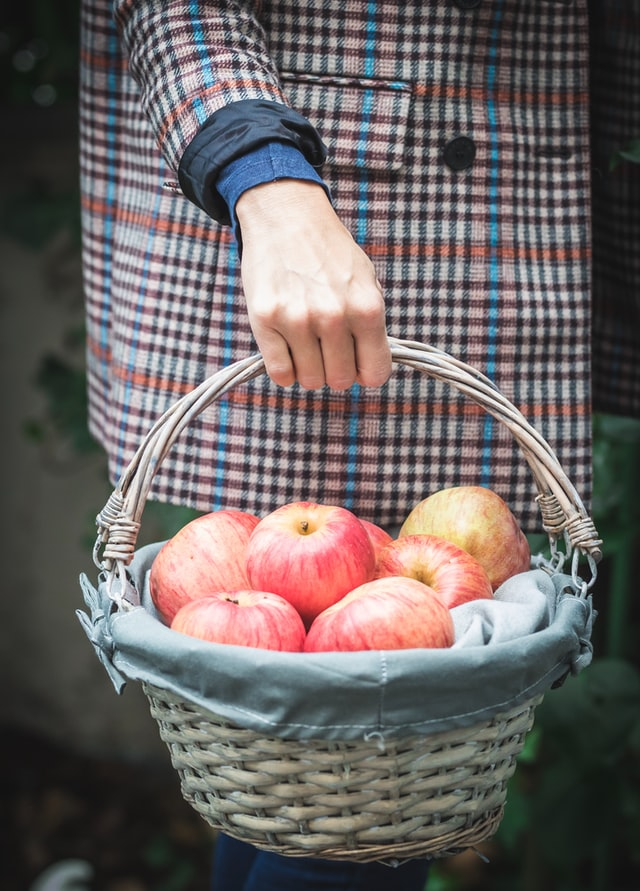
#> input picture recitation3/apples.jpg, 640 x 891 px
$ jupyter execute rotation.ipynb
#> lines starting #> are read from the running program, lines starting #| are printed output that depends on the picture
## Load libraries

[cell 1]
import numpy as np
from skimage.io import imread, imsave
import matplotlib.pyplot as plt

## Load image

[cell 2]
# Load an image
img = np.float32(imread('apples.jpg'))/255.
plt.imshow(img)

## Simplest method to rotate an image by 90 deg clockwise

[cell 3]
plt.figure(figsize=(16, 8))
plt.subplot(1, 4, 1)
plt.imshow(img)
plt.title('0 degs')

plt.subplot(1, 4, 2)
plt.imshow(img[::-1, :].swapaxes(0, 1))
plt.title('90 degs')


plt.subplot(1, 4, 3)
plt.imshow(img[::-1, ::-1])
plt.title('180 degs')


plt.subplot(1, 4, 4)
plt.imshow(img[:, ::-1].swapaxes(0, 1))
plt.title('270 degs')
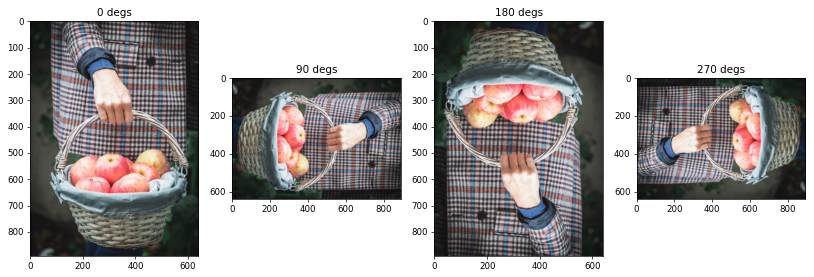
#> figure drawn by matplotlib, 4 panels

## Rotate function

[cell 4]
def rotate(img, theta):
    H, W = img.shape
    center_x, center_y = (W-1)//2, (H-1)//2

    out = np.zeros([H, W])

    # Map indices of output image back to the indices of original image
    y, x = np.meshgrid(range(H), range(W), indexing='ij')
    print(x.shape)

    src_x =  (x - center_x) * np.cos(theta) + (y - center_y) * np.sin(theta) + center_x
    src_y = -(x - center_x) * np.sin(theta) + (y - center_y) * np.cos(theta) + center_y

#     cond1 = np.logical_and(src_x>0, src_y>0)
#     cond2 = np.logical_and(src_x<W-1, src_y<H-1)
#     cond = np.logical_and(cond1, cond2)
    cond = (src_x > 0) * (src_x < W - 1) * (src_y > 0) * (src_y < H - 1)
    src_x, src_y = src_x[cond], src_y[cond]
    x, y = x[cond], y[cond]

    # Bilinear iterplotation
    src_xf, src_yf = np.int32(np.floor(src_x)), np.int32(np.floor(src_y))
    src_xc, src_yc = src_xf+1, src_yf+1
#     src_xc, src_yc = np.int32(np.ceil(src_x)), np.int32(np.ceil(src_y))
    out[y, x] = (src_y-src_yf) * (src_x-src_xf)* img[src_yc,src_xc] + (src_yc-src_y) * (src_xc-src_x)* img[src_yf,src_xf]
    out[y, x] += (src_y-src_yf) * (src_xc-src_x)* img[src_yc,src_xf] + (src_yc-src_y) * (src_x-src_xf)* img[src_yf,src_xc]

    return out

## Rotation by 60 degrees

[cell 5]
H, W, c = img.shape
#> H = 891; W = 640; c = 3
img_rot_60 = np.zeros_like(img)
for c in range(3):
    img_rot_60[:, :, c] = rotate(img[:, :, c], np.pi/3)
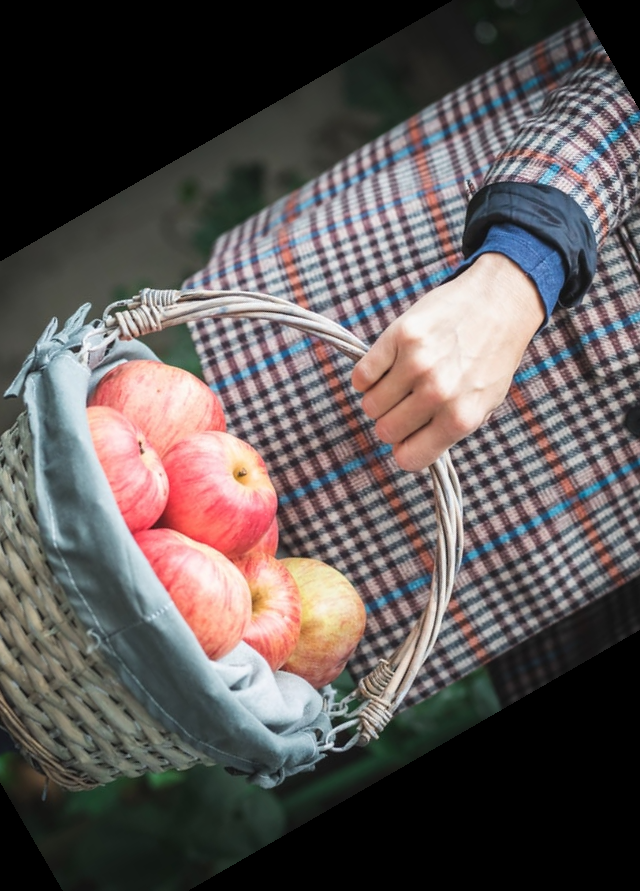
#> img_rot_60: shape (891, 640, 3) float32; mean R, G, B 0.369, 0.342, 0.338
plt.imshow(img_rot_60)
plt.title('Rotate by 60 degs CW')

[cell 6]
plt.figure(figsize=(16, 8))
angles = np.arange(0., 2*np.pi, np.pi/4)
for idx, angle in enumerate(angles):
    img_rot = np.zeros_like(img)
    for c in range(3):
        img_rot[:, :, c] = rotate(img[:, :, c], angle)
    plt.subplot(1, len(angles), idx + 1)
    plt.imshow(img_rot)
    plt.title(str(round(angle * 180. / np.pi)))
    plt.xticks([]); plt.yticks([])
#> this loop made 8 passes
#> pass 1, in rotate (call 5), `src_x =  (x - center_x) * np.cos(theta) + (y - center_y) * np.sin(thet..`:
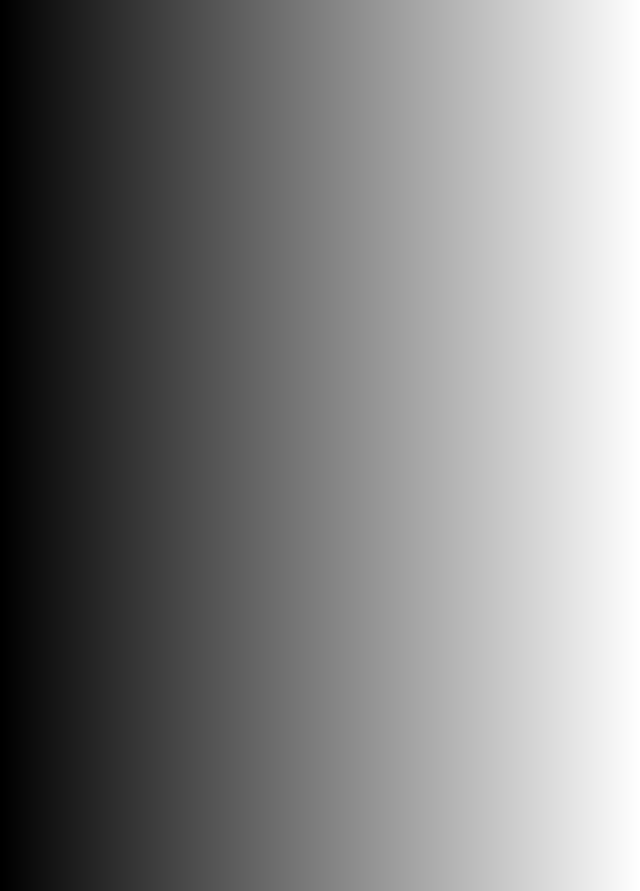
#> src_x: shape (891, 640) float64; min 0, max 639, mean 319.5; drawn with min black and max white
#> pass 1, in rotate (call 5), `src_y = -(x - center_x) * np.sin(theta) + (y - center_y) * np.cos(thet..`:
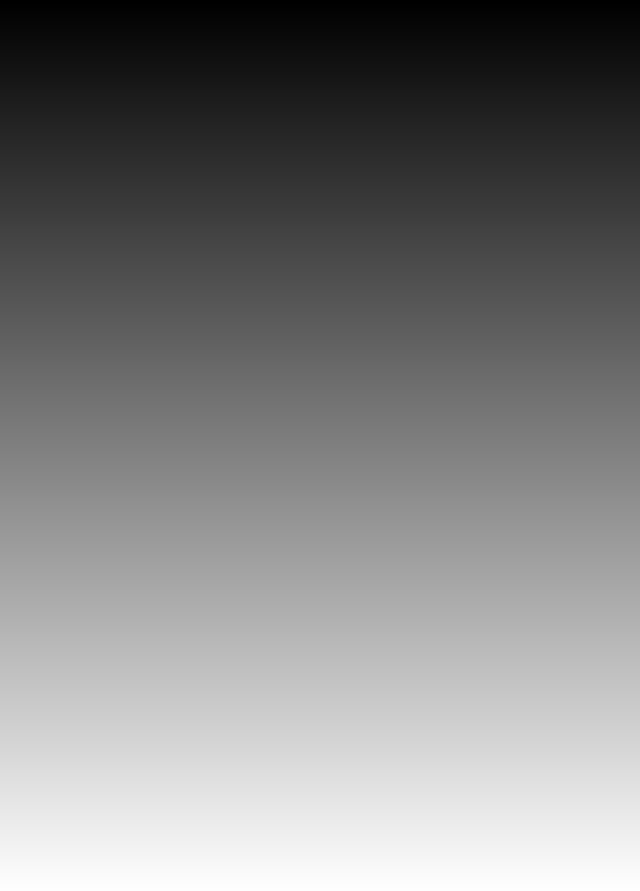
#> src_y: shape (891, 640) float64; min 0, max 890, mean 445; drawn with min black and max white
#> pass 1, in rotate (call 5), `cond = (src_x > 0) * (src_x < W - 1) * (src_y > 0) * (src_y < H - 1)`:
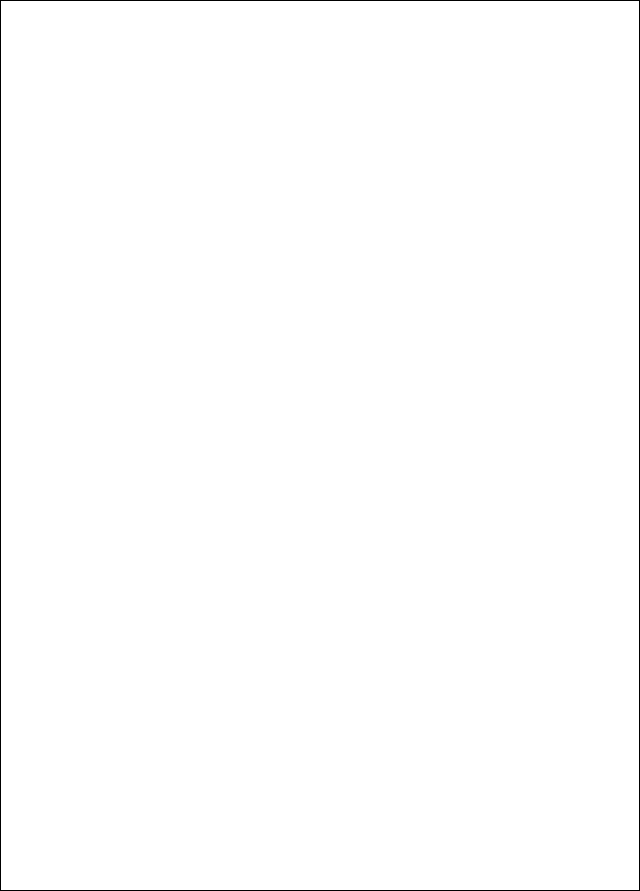
#> cond: shape (891, 640) bool; 99.5% white; black in thin lines or dots
#> pass 2, in rotate (call 8), `src_x =  (x - center_x) * np.cos(theta) + (y - center_y) * np.sin(thet..`:
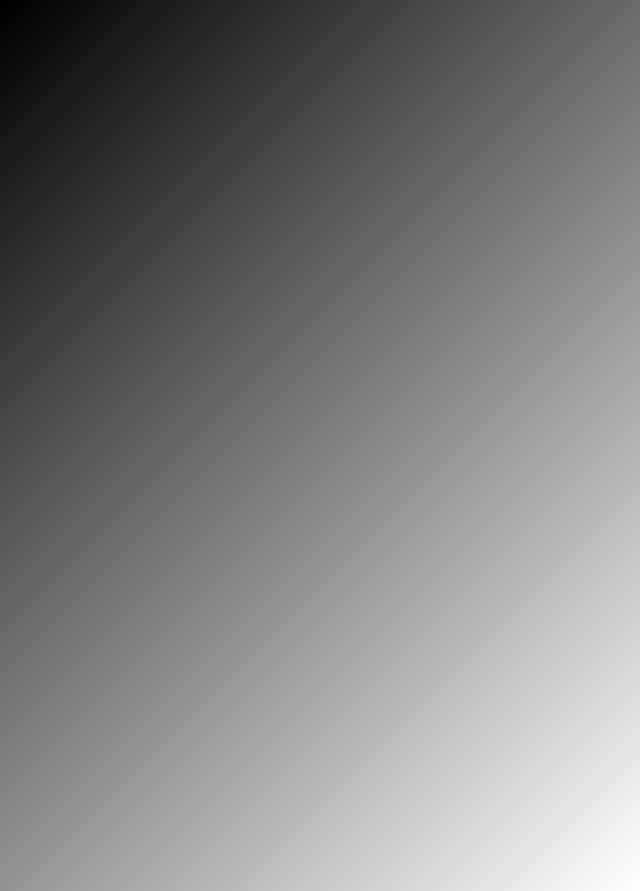
#> src_x: shape (891, 640) float64; min -221.2, max 859.9, mean 319.4; drawn with min black and max white
#> after the loop:
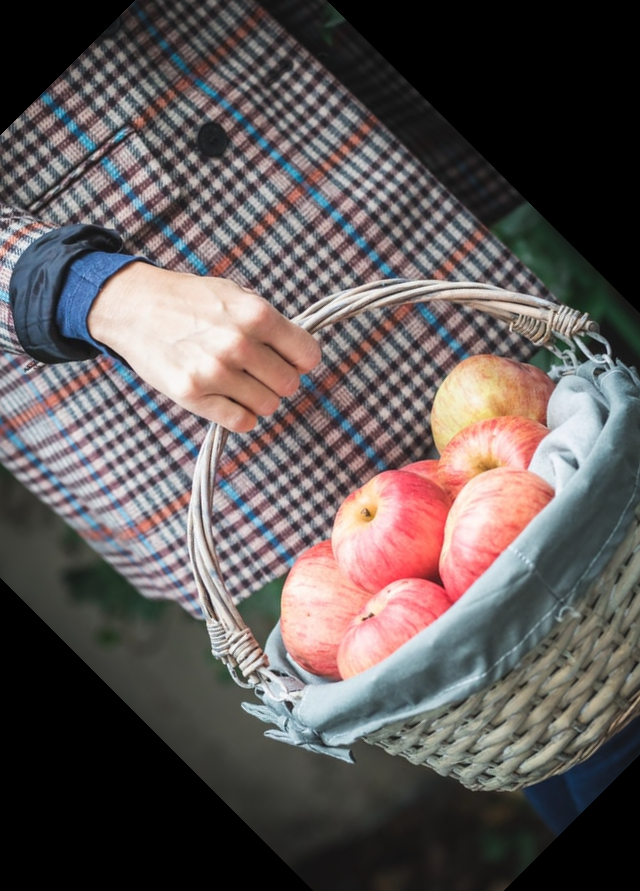
#> img_rot: shape (891, 640, 3) float32; mean R, G, B 0.376, 0.347, 0.344
plt.show()
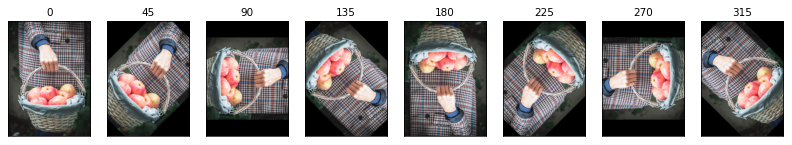
#> figure drawn by matplotlib, 8 panels
